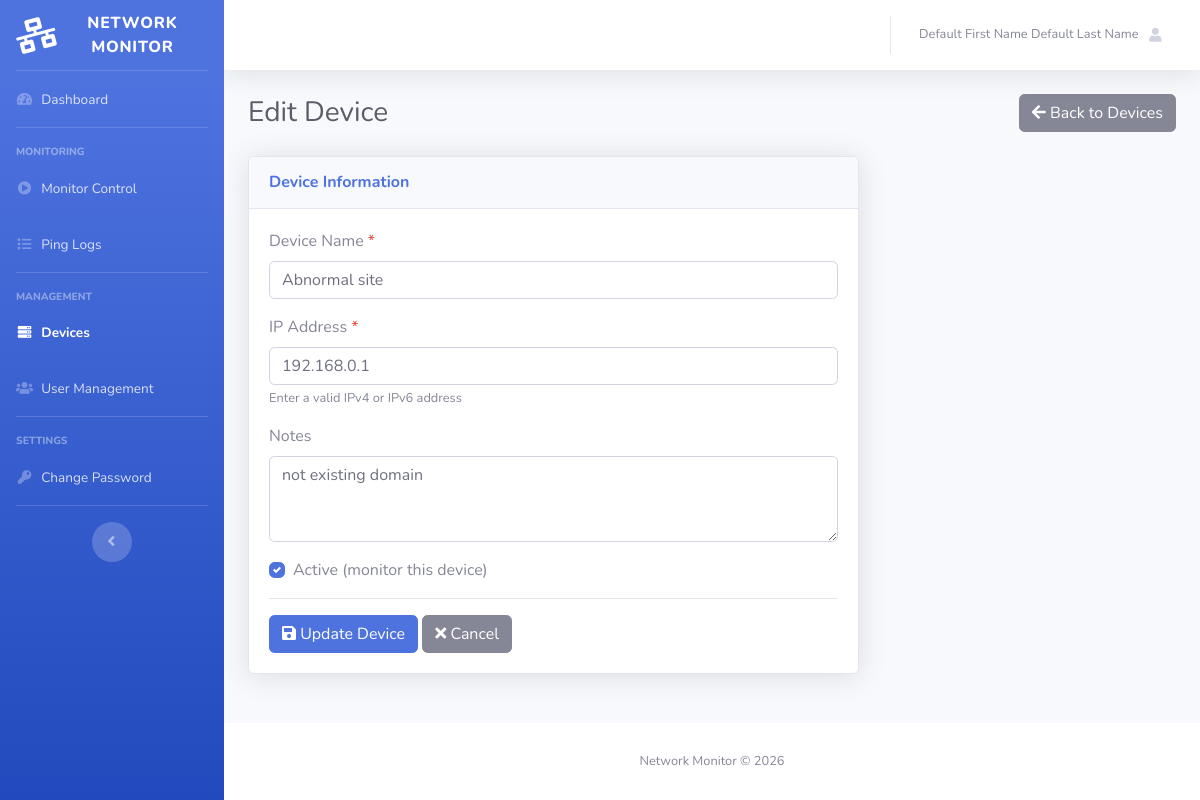
The app's page /device_edit.php?id=1 (signed in) with its own data.
### tables this page shows
CREATE TABLE devices (
            id INTEGER PRIMARY KEY AUTOINCREMENT,
            name TEXT NOT NULL,
            ip_address TEXT NOT NULL UNIQUE,
            notes TEXT,
            is_active INTEGER NOT NULL DEFAULT 1,
            created_at TEXT NOT NULL DEFAULT (datetime('now'))
        );

### device_edit.php (the view, shortened to what this page needs)
<?php
$device_id = intval($_GET['id'] ?? 0);
$pdo = db();
$stmt = $pdo->prepare("SELECT * FROM devices WHERE id = :id");
$stmt->execute([':id' => $device_id]);
$device = $stmt->fetch(PDO::FETCH_ASSOC);
require_once __DIR__ . '/includes/header.php';
?>
    <div id="wrapper">
        <?php require_once __DIR__ . '/includes/sidebar.php'; ?>
        <div id="content-wrapper" class="d-flex flex-column">
            <div id="content">
                <?php require_once __DIR__ . '/includes/topbar.php'; ?>
                <div class="container-fluid">
                    <div class="d-sm-flex align-items-center justify-content-between mb-4">
                        <h1 class="h3 mb-0 text-gray-800">Edit Device</h1>
                        <a href="devices.php" class="btn btn-secondary">
                            <i class="fas fa-arrow-left"></i> Back to Devices
                        </a>
                    </div>
                    <div class="row">
                        <div class="col-lg-8">
                            <div class="card shadow mb-4">
                                <div class="card-header py-3">
                                    <h6 class="m-0 font-weight-bold text-primary">Device Information</h6>
                                </div>
                                <div class="card-body">
                                    <form method="POST">
                                        <div class="form-group">
                                            <label for="name">Device Name <span class="text-danger">*</span></label>
                                            <input type="text" class="form-control" id="name" name="name" required
                                                   value="<?php echo htmlspecialchars($device['name']); ?>"
                                                   placeholder="e.g., Raspberry Pi Server">
                                        </div>
                                        <div class="form-group">
                                            <label for="ip_address">IP Address <span class="text-danger">*</span></label>
                                            <input type="text" class="form-control" id="ip_address" name="ip_address" required
                                                   value="<?php echo htmlspecialchars($device['ip_address']); ?>"
                                                   placeholder="e.g., 192.168.1.100">
                                            <small class="form-text text-muted">Enter a valid IPv4 or IPv6 address</small>
                                        </div>
                                        <div class="form-group">
                                            <label for="notes">Notes</label>
                                            <textarea class="form-control" id="notes" name="notes" rows="3"
                                                      placeholder="Optional notes about this device"><?php echo htmlspecialchars($device['notes'] ?? ''); ?></textarea>
                                        </div>
                                        <div class="form-group">
                                            <div class="custom-control custom-checkbox">
                                                <label class="custom-control-label" for="is_active">
                                                    Active (monitor this device)
                                                </label>
                                            </div>
                                        </div>
                                        <hr>
                                        <button type="submit" class="btn btn-primary">
                                            <i class="fas fa-save"></i> Update Device
                                        </button>
                                        <a href="devices.php" class="btn btn-secondary">
                                            <i class="fas fa-times"></i> Cancel
                                        </a>
                                    </form>
                                </div>
                            </div>
                        </div>
                    </div>
                </div>
            </div>
<?php require_once __DIR__ . '/includes/footer.php'; ?>

### records on screen
devices: name "Abnormal site", ip_address "192.168.0.1", notes "not existing domain"

### other values on screen
$first_name . ' ' . $last_name "Default First Name Default Last Name"
